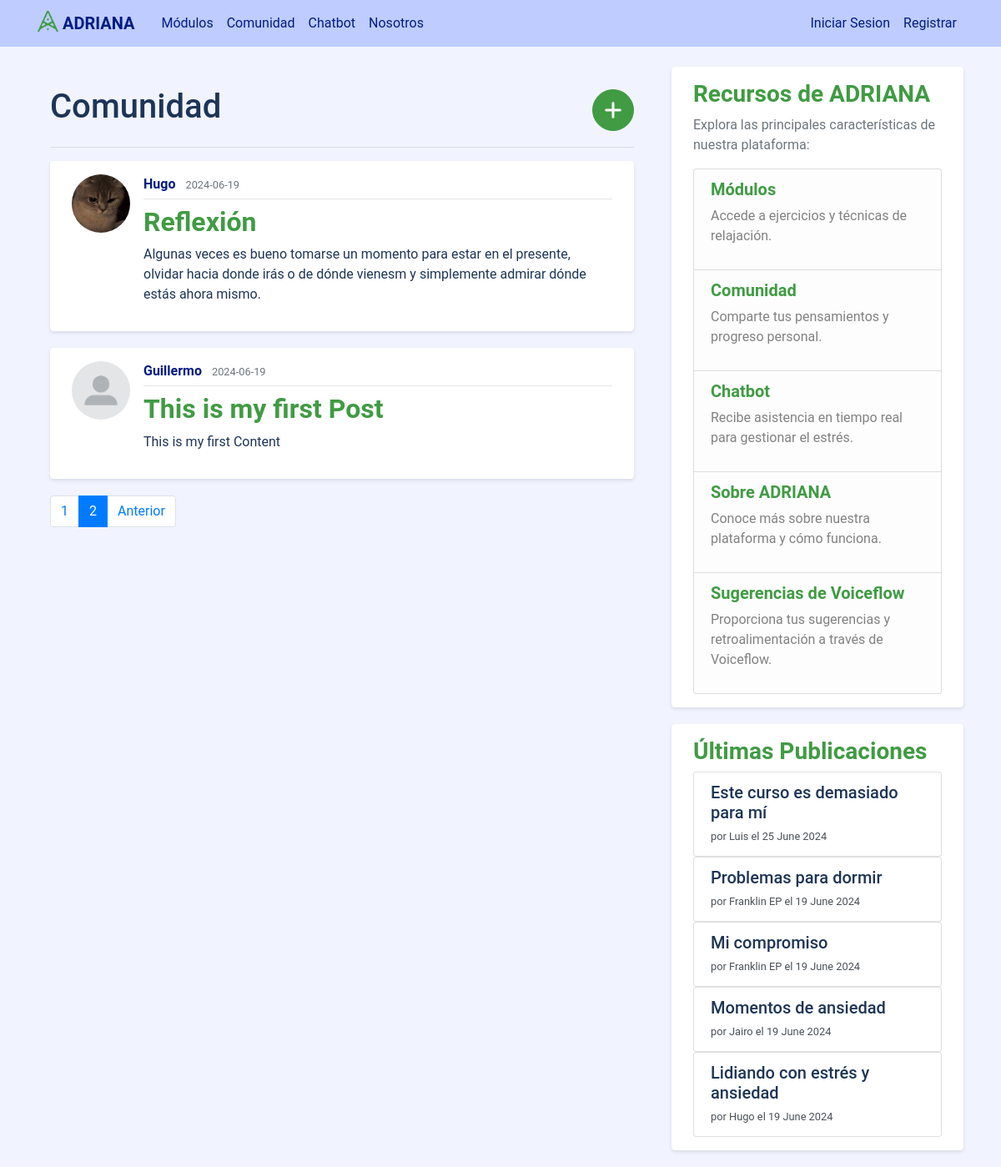
The page /home?page=2 on the database its author committed.
### adriana_assistant/models.py (models this page shows, shortened)
class Post(db.Model):
    id = db.Column(db.Integer, primary_key=True)
    title = db.Column(db.String(100), nullable=False)
    date_posted = db.Column(db.DateTime, nullable=False, default=datetime.utcnow)
    content = db.Column(db.Text, nullable=False)
    user_id = db.Column(db.Integer, db.ForeignKey('user.id'), nullable=False)

class User(db.Model, UserMixin):
    id = db.Column(db.Integer, primary_key=True)
    username = db.Column(db.String(20), unique=True, nullable=False)
    email = db.Column(db.String(120), unique=True, nullable=False)
    image_file = db.Column(db.String(20), nullable=False, default='default.jpg')
    password = db.Column(db.String(60), nullable=False)
    posts = db.relationship('Post', backref='author', lazy=True)

### adriana_assistant/routes.py (the view)
@app.route("/")
@app.route("/home")
def home():
    page = request.args.get('page', 1, type=int)
    posts = Post.query.order_by(Post.date_posted.desc()).paginate(page=page, per_page=5)
    latest_posts = Post.query.order_by(Post.date_posted.desc()).limit(5).all()
    return render_template('home.html', posts=posts, latest_posts=latest_posts)

### adriana_assistant/templates/home.html (shortened to what this page needs)
{% extends "layout.html" %}
{% block content %}
<div class="container mt-4">
    <div class="d-flex justify-content-between align-items-center">
        <h1>Comunidad</h1>
        <a class="btn btn-primary btn-circle" href="{{ url_for('new_post') }}"><i class="fa-solid fa-plus" style="color:white"></i></a>
    </div>
    <hr>
    {% for post in posts.items %}
        <article class="media content-section">
          <img class="rounded-circle article-img" src="{{ url_for('static', filename='profile_pics/' + post.author.image_file) }}">
          <div class="media-body">
            <div class="article-metadata">
              <a class="mr-2 username" href="{{ url_for('user_posts', username=post.author.username) }}">{{ post.author.username }}</a>
              <small class="text-muted">{{ post.date_posted.strftime('%Y-%m-%d') }}</small>
            </div>
            <h2><a class="article-title" href="{{ url_for('post', post_id=post.id) }}">{{ post.title }}</a></h2>
            <p class="article-content">{{ post.content }}</p>
          </div>
        </article>
    {% endfor %}
    <nav aria-label="Paginación de publicaciones">
        <ul class="pagination">
          {% for page_num in posts.iter_pages(left_edge=1, right_edge=1, left_current=1, right_current=2) %}
            {% if page_num %}
              {% if posts.page == page_num %}
                <li class="page-item active"><a class="page-link" href="{{ url_for('home', page=page_num) }}">{{ page_num }}</a></li>
              {% else %}
                <li class="page-item"><a class="page-link" href="{{ url_for('home', page=page_num) }}">{{ page_num }}</a></li>
              {% endif %}
            {% else %}
              <li class="page-item disabled"><span class="page-link">...</span></li>
            {% endif %}
          {% endfor %}
          {% if posts.has_prev %}
            <li class="page-item"><a class="page-link" href="{{ url_for('home', page=posts.prev_num) }}">Anterior</a></li>
          {% endif %}
        </ul>
    </nav>
</div>
{% endblock content %}

### adriana_assistant/templates/layout.html (shortened to what this page needs)
<!DOCTYPE html>
<html>
<head>
    <link rel="stylesheet" href="https://maxcdn.bootstrapcdn.com/bootstrap/4.0.0/css/bootstrap.min.css">
    <link rel="stylesheet" type="text/css" href="{{ url_for('static', filename='main.css') }}">
</head>
<body>
    <header class="site-header">
      <nav class="navbar navbar-expand-md navbar-dark bg-steel fixed-top">
        <div class="container">
          <a class="logo-nav navbar-brand mr-4" href="/">
            <img src="{{ url_for('static', filename='logo.png') }}" width="25" height="25" class="d-inline-block align-top" alt="Logo ADRIANA">
            <strong>ADRIANA</strong>
          </a>
          <div class="collapse navbar-collapse" id="navbarToggle">
            <div class="navbar-nav mr-auto">
                <a class="nav-item nav-link" href="{{ url_for('modules') }}">Módulos</a>
                <a class="nav-item nav-link" href="{{ url_for('home') }}">Comunidad</a>
                <a class="nav-item nav-link" href="{{ url_for('chatbot') }}">Chatbot</a>
                <a class="nav-item nav-link" href="{{ url_for('about') }}">Nosotros</a>
            </div>
            <div class="navbar-nav">
              {% if current_user.is_authenticated %}
                <div class="nav-item dropdown">
                  <a class="nav-link dropdown-toggle" href="#" id="navbarDropdown" role="button" data-toggle="dropdown" aria-haspopup="true" aria-expanded="false">
                    <img src="{{ url_for('static', filename='profile_pics/' + current_user.image_file) }}" width="35" height="35" class="profile-img rounded-circle">
                    <strong>{{ current_user.username }}</strong>
                  </a>
                  <div class="dropdown-menu" aria-labelledby="navbarDropdown">
                    <a class="dropdown-item" href="{{ url_for('account') }}">Mi Perfil</a>
                    <div class="dropdown-divider"></div>
                    <a class="dropdown-item text-danger" href="{{ url_for('logout') }}">Cerrar Sesion</a>
                  </div>
                </div>
              {% else %}
                <a class="nav-item nav-link" href="{{ url_for('login') }}">Iniciar Sesion</a>
                <a class="nav-item nav-link" href="{{ url_for('register') }}">Registrar</a>
              {% endif %}
            </div>
          </div>
        </div>
      </nav>
    </header>
    <main role="main" class="container">
      <div class="row">
        <div class="col-md-8">
          {% block content %}{% endblock %}
        </div>
        <div class="col-md-4">
          <div class="content-section">
            <h3><strong>Recursos de ADRIANA</strong></h3>
            <p class='text-muted'>Explora las principales características de nuestra plataforma:</p>
            <ul class="list-group">
                <li class="list-group-item list-group-item-light">
                  <h5><a href="{{ url_for('modules') }}" class="highlight-link"><strong>Módulos</strong></a></h5>
                  <p>Accede a ejercicios y técnicas de relajación.</p>
                </li>
                <li class="list-group-item list-group-item-light">
                  <h5><a href="{{ url_for('home') }}" class="highlight-link"><strong>Comunidad</strong></a></h5>
                  <p>Comparte tus pensamientos y progreso personal.</p>
                </li>
                <li class="list-group-item list-group-item-light">
                  <h5><a href="{{ url_for('chatbot') }}" class="highlight-link"><strong>Chatbot</strong></a></h5>
                  <p>Recibe asistencia en tiempo real para gestionar el estrés.</p>
                </li>
                <li class="list-group-item list-group-item-light">
                  <h5><a href="{{ url_for('about') }}" class="highlight-link"><strong>Sobre ADRIANA</strong></a></h5>
                  <p>Conoce más sobre nuestra plataforma y cómo funciona.</p>
                </li>
                <li class="list-group-item list-group-item-light">
                  <h5><a href="https://creator.voiceflow.com/prototype/664e59dbd188ab83e9a86d25" class="highlight-link" target="_blank"><strong>Sugerencias de Voiceflow</strong></a></h5>
                  <p>Proporciona tus sugerencias y retroalimentación a través de Voiceflow.</p>
                </li>
            </ul>
          </div>
          <div class="content-section mt-3">
            <h3><strong>Últimas Publicaciones</strong></h3>
            {% for post in latest_posts %}
                <div class="list-group">
                    <a href="{{ url_for('post', post_id=post.id) }}" class="list-group-item list-group-item-action">
                        <h5 class="mb-1">{{ post.title }}</h5>
                        <small>por {{ post.author.username }} el {{ post.date_posted.strftime('%d %B %Y') }}</small>
                    </a>
                </div>
            {% endfor %}
          </div>
        </div>
      </div>
    </main>
  </body>
</html>

### adriana_assistant/static/main.css (style rules this page uses)
body { background: #F1F4FF; color: #1D3557; font-family: 'Roboto', sans-serif; margin-top: 5rem; }
h1, h2, h3, h4, h5, h6 { color: #1D3557; font-weight: 500; }
.bg-steel { background-color: #BECCFF; }
.site-header .navbar-brand, .site-header .logo-nav { color: #001C81; }
.site-header .navbar-nav .nav-link { color: #001C81; }
.content-section { background: #FFFFFF; padding: 15px 25px; border: 1px solid #FFFFFF; border-radius: 4px; margin-bottom: 20px; box-shadow: 0 2px 4px rgba(0,0,0,0.1); }
.content-section h3 { color: #409b43; }
.content-section .list-group-item-light a { color: #409b43; text-decoration: none; }
.article-title { color: #409b43; font-weight: 600; }
.article-content { white-space: pre-line; }
.article-img { height: 70px; width: 70px; margin-right: 16px; border-radius: 4px; object-fit: cover; }
.article-metadata { padding-bottom: 5px; margin-bottom: 8px; border-bottom: 1px solid #e3e3e3; }
.article-metadata a { color: #001C81; }
.article-metadata .username { color: #001C81; font-weight: 700; }
.btn-primary { background-color: #409b43; border-color: #409b43; color: #fff; }
.btn-circle { width: 50px; height: 50px; padding: 10px; border-radius: 50%; font-size: 24px; line-height: 1.33; text-align: center; vertical-align: middle; display: inline-block; }

### rows shown on the page
Post: image_file (picture), author.username "Hugo", date_posted "2024-06-19", title "Reflexión", content "Algunas veces es bueno tomarse un momento para estar en el presente, olvidar hacia donde irás o de dónde vienesm y simplemente admirar dónde estás ahora mismo."
Post: image_file (placeholder picture), author.username "Guillermo", date_posted "2024-06-19", title "This is my first Post", content "This is my first Content"
Post: title "Este curso es demasiado para mí", author.username "Luis", date_posted "25 June 2024"
Post: title "Problemas para dormir", author.username "Franklin EP", date_posted "19 June 2024"
Post: title "Mi compromiso", author.username "Franklin EP", date_posted "19 June 2024"
Post: title "Momentos de ansiedad", author.username "Jairo", date_posted "19 June 2024"
Post: title "Lidiando con estrés y ansiedad", author.username "Hugo", date_posted "19 June 2024"

### other values the page prints
{{ page_num }} "1"
{{ page_num }} "2"
